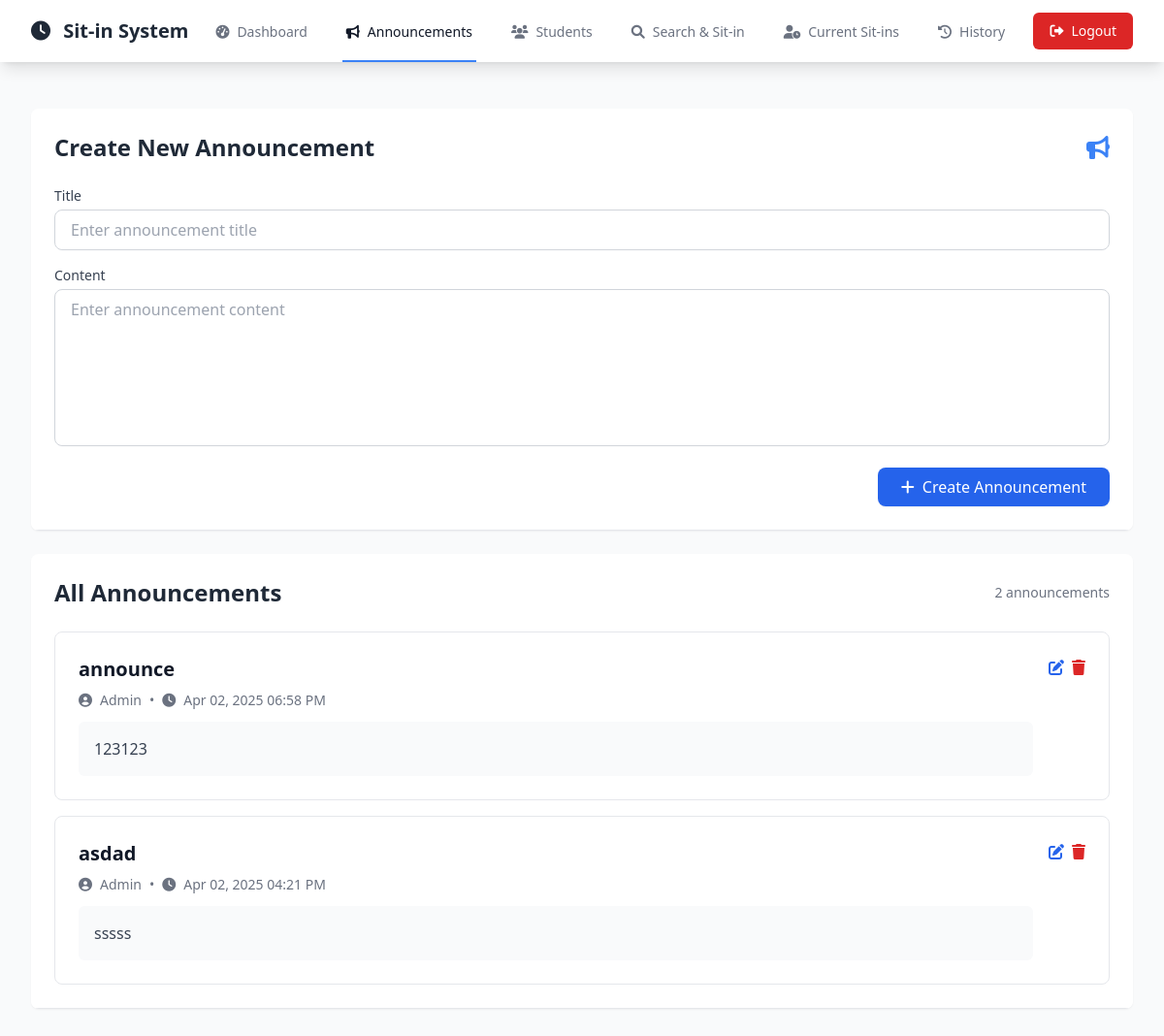
The app's page /admin/announcements.php (signed in) with its own data.
### tables this page shows
CREATE TABLE `announcements` (
  `id` int(11) NOT NULL,
  `title` varchar(255) NOT NULL,
  `content` text NOT NULL,
  `created_by` int(11) DEFAULT NULL,
  `created_at` timestamp NOT NULL DEFAULT current_timestamp()
);

### admin/announcements.php (the view, shortened to what this page needs)
<?php
require_once '../config/database.php';
$stmt = $pdo->query("SELECT a.* FROM announcements a ORDER BY a.created_at DESC");
$announcements = $stmt->fetchAll();
?>
<!DOCTYPE html>
<html lang="en">
<head>
    <script src="https://cdn.tailwindcss.com"></script>
    <link href="https://cdnjs.cloudflare.com/ajax/libs/font-awesome/6.0.0/css/all.min.css" rel="stylesheet">
</head>
<body class="bg-gray-50">
    <?php include 'includes/navbar.php'; ?>
    <div class="max-w-7xl mx-auto py-6 sm:px-6 lg:px-8">
        <div class="px-4 py-6 sm:px-0">
            <div class="bg-white overflow-hidden shadow-sm sm:rounded-lg mb-6">
                <div class="p-6 bg-white border-b border-gray-200">
                    <div class="flex items-center justify-between mb-6">
                        <h2 class="text-2xl font-bold text-gray-800">Create New Announcement</h2>
                        <i class="fas fa-bullhorn text-blue-500 text-2xl"></i>
                    </div>
                    <form action="" method="POST" class="space-y-4">
                        <div>
                            <label for="title" class="block text-sm font-medium text-gray-700 mb-1">Title</label>
                            <input type="text"
                                   name="title"
                                   id="title"
                                   required
                                   placeholder="Enter announcement title"
                                   class="w-full px-4 py-2 border border-gray-300 rounded-lg focus:outline-none focus:ring-2 focus:ring-blue-500 focus:border-transparent transition duration-150 ease-in-out">
                        </div>
                        <div>
                            <label for="content" class="block text-sm font-medium text-gray-700 mb-1">Content</label>
                            <textarea name="content"
                                      id="content"
                                      rows="6"
                                      required
                                      placeholder="Enter announcement content"
                                      class="w-full px-4 py-2 border border-gray-300 rounded-lg focus:outline-none focus:ring-2 focus:ring-blue-500 focus:border-transparent transition duration-150 ease-in-out resize-none"></textarea>
                        </div>
                        <div class="flex justify-end">
                            <button type="submit"
                                    name="create_announcement"
                                    class="px-6 py-2 bg-blue-600 text-white rounded-lg hover:bg-blue-700 transition duration-150 ease-in-out flex items-center shadow-sm">
                                <i class="fas fa-plus mr-2"></i>
                                Create Announcement
                            </button>
                        </div>
                    </form>
                </div>
            </div>
            <div class="bg-white overflow-hidden shadow-sm sm:rounded-lg">
                <div class="p-6 bg-white border-b border-gray-200">
                    <div class="flex items-center justify-between mb-6">
                        <h2 class="text-2xl font-bold text-gray-800">All Announcements</h2>
                        <span class="text-sm text-gray-500"><?php echo count($announcements); ?> announcements</span>
                    </div>
                    <div class="space-y-4">
                        <?php if (empty($announcements)): ?>
                            <div class="text-center py-8">
                                <i class="fas fa-bullhorn text-gray-400 text-4xl mb-4"></i>
                                <p class="text-gray-500">No announcements found</p>
                            </div>
                        <?php else: ?>
                            <?php foreach ($announcements as $announcement): ?>
                                <div class="border rounded-lg p-6 hover:shadow-md transition duration-150 ease-in-out">
                                    <div class="flex justify-between items-start">
                                        <div class="flex-1">
                                            <h3 class="text-xl font-semibold text-gray-900 mb-2">
                                                <?php echo htmlspecialchars($announcement['title']); ?>
                                            </h3>
                                            <div class="flex items-center text-sm text-gray-500 mb-3">
                                                <i class="fas fa-user-circle mr-2"></i>
                                                <span>Admin</span>
                                                <span class="mx-2">•</span>
                                                <i class="fas fa-clock mr-2"></i>
                                                <span><?php echo date('M d, Y h:i A', strtotime($announcement['created_at'])); ?></span>
                                            </div>
                                            <div class="text-gray-700 bg-gray-50 p-4 rounded-md">
                                                <?php echo nl2br(htmlspecialchars($announcement['content'])); ?>
                                            </div>
                                        </div>
                                        <div class="flex space-x-2 ml-4">
                                            <button onclick="openEditModal(<?php echo htmlspecialchars(json_encode($announcement)); ?>)"
                                                    class="text-blue-600 hover:text-blue-800 transition duration-150 ease-in-out">
                                                <i class="fas fa-edit"></i>
                                            </button>
                                            <form action="" method="POST" class="inline" onsubmit="return confirm('Are you sure you want to delete this announcement?');">
                                                <button type="submit" name="delete_announcement" class="text-red-600 hover:text-red-800 transition duration-150 ease-in-out">
                                                    <i class="fas fa-trash"></i>
                                                </button>
                                            </form>
                                        </div>
                                    </div>
                                </div>
                            <?php endforeach; ?>
                        <?php endif; ?>
                    </div>
                </div>
            </div>
        </div>
    </div>
</body>
</html>

### records on screen
announcements: title "announce", created_at "Apr 02, 2025 06:58 PM", content "123123"
announcements: title "asdad", created_at "Apr 02, 2025 04:21 PM", content "sssss"

### other values on screen
count($announcements) "2"
